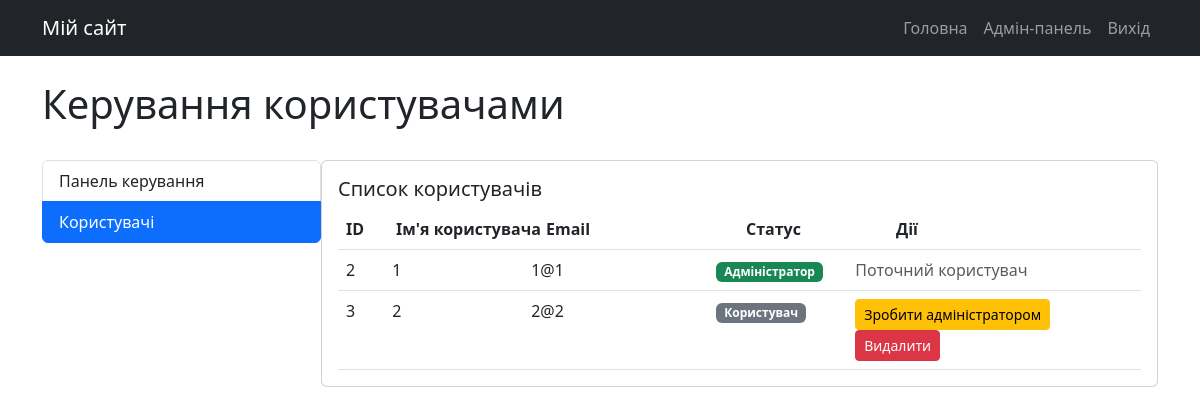
The app's page /admin/users (signed in), older data.
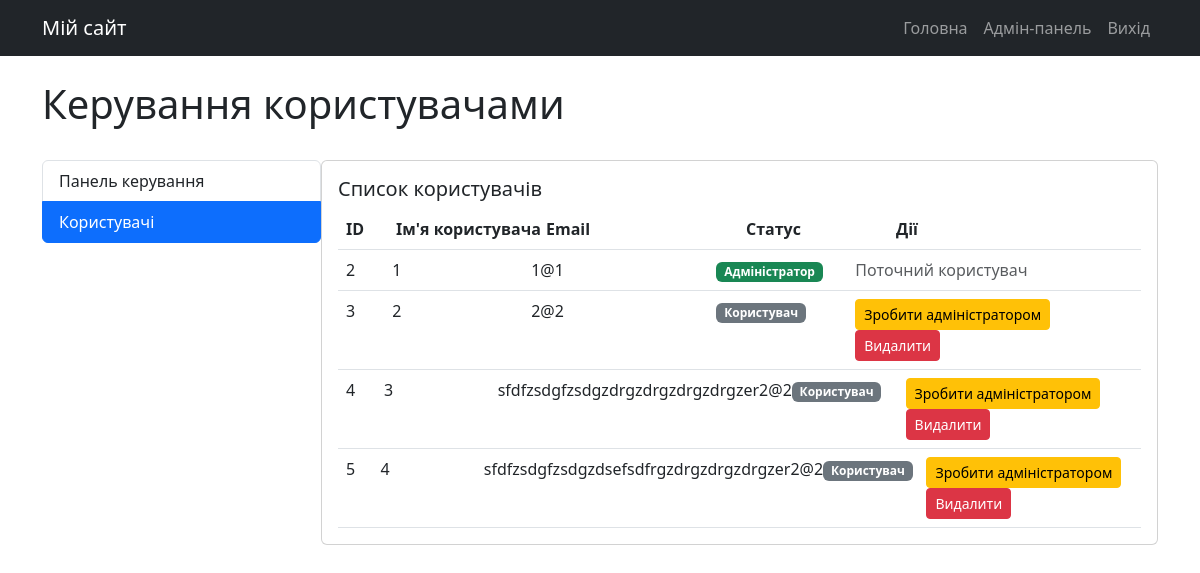
The same page, newer data.
### app.py (models this page shows, shortened)
class User(db.Model, UserMixin):
    id = db.Column(db.Integer, primary_key=True)
    username = db.Column(db.String(80), unique=True, nullable=False)
    email = db.Column(db.String(120), unique=True, nullable=False)
    password = db.Column(db.String(255), nullable=False)
    is_admin = db.Column(db.Boolean, default=False)

### app.py (the view)
@app.route('/admin/users')
@login_required
@admin_required
def admin_users():
    users = User.query.all()
    return render_template('admin/users.html', users=users)

### app.py (called while the page is built)
def admin_required(f):
    @wraps(f)
    def decorated_function(*args, **kwargs):
        if not current_user.is_authenticated or not current_user.is_admin:
            flash('Доступ заборонено. Потрібні права адміністратора.', 'danger')
            return redirect(url_for('login'))
        return f(*args, **kwargs)
    return decorated_function

@login_manager.user_loader
def load_user(user_id):
    return User.query.get(int(user_id))

### templates/admin/users.html (shortened to what this page needs)
{% extends "base.html" %}
{% block content %}
<div class="d-flex justify-content-between align-items-center mb-4">
    <h1>Керування користувачами</h1>
</div>
<div class="d-flex">
    <div class="flex-column mb-4" style="width: 25%;">
        <div class="list-group">
            <a href="{{ url_for('admin_panel') }}" class="list-group-item list-group-item-action">
                Панель керування
            </a>
            <a href="{{ url_for('admin_users') }}" class="list-group-item list-group-item-action active">
                Користувачі
            </a>
        </div>
    </div>
    <div style="width: 75%;">
        <div class="card">
            <div class="card-body">
                <h5 class="card-title">Список користувачів</h5>
                <div class="table-responsive" style="display: flex; flex-wrap: wrap; justify-content: space-between;">
                    <div class="d-flex p-2 border-bottom" style="font-weight: bold; width: 100%; justify-content: flex-start ;">
                        <div class="text-start" style="flex-basis: 50px;">ID</div>
                        <div class="text-start" style="flex-basis: 150px;">Ім'я користувача</div>
                        <div class="text-start" style="flex-basis: 200px;">Email</div>
                        <div class="text-start" style="flex-basis: 150px;">Статус</div>
                        <div class="text-start" style="flex-basis: 200px;">Дії</div>
                    </div>
                    {% for user in users %}
                    <div class="d-flex p-2 border-bottom" style="width: 100%; justify-content: flex-start;">
                        <div class="text-start" style="flex-basis: 50px;">{{ user.id }}</div>
                        <div class="text-start" style="flex-basis: 150px;">{{ user.username }}</div>
                        <div class="text-start" style="flex-basis: 200px;">{{ user.email }}</div>
                        <div class="text-start" style="flex-basis: 150px;">
                            {% if user.is_admin %}
                                <span class="badge bg-success">Адміністратор</span>
                            {% else %}
                                <span class="badge bg-secondary">Користувач</span>
                            {% endif %}
                        </div>
                        <div class="text-start" style="flex-basis: 300px;">
                            {% if user.id != current_user.id %}
                                <a href="{{ url_for('toggle_admin', user_id=user.id) }}" class="btn btn-sm btn-warning">
                                    {% if user.is_admin %}Зняти адміністратора{% else %}Зробити адміністратором{% endif %}
                                </a>
                                <a href="{{ url_for('delete_user', user_id=user.id) }}" class="btn btn-sm btn-danger"
                                   onclick="return confirm('Ви впевнені, що хочете видалити цього користувача?')">
                                    Видалити
                                </a>
                            {% else %}
                                <span class="text-muted">Поточний користувач</span>
                            {% endif %}
                        </div>
                    </div>
                    {% endfor %}
                </div>
            </div>
        </div>
    </div>
</div>
{% endblock %}

### templates/base.html (shortened to what this page needs)
<!DOCTYPE html>
<html lang="uk">
<head>
    <link href="https://cdn.jsdelivr.net/npm/bootstrap@5.3.0-alpha1/dist/css/bootstrap.min.css" rel="stylesheet">
</head>
<body>
    <nav class="navbar navbar-expand-lg navbar-dark bg-dark">
        <div class="container">
            <a class="navbar-brand" href="{{ url_for('home') }}">Мій сайт</a>
            <div class="collapse navbar-collapse" id="navbarNav">
                <ul class="navbar-nav ms-auto">
                    <li class="nav-item">
                        <a class="nav-link" href="{{ url_for('home') }}">Головна</a>
                    </li>
                    {% if current_user.is_authenticated %}
                        {% if current_user.is_admin %}
                        <li class="nav-item">
                            <a class="nav-link" href="{{ url_for('admin_panel') }}">Адмін-панель</a>
                        </li>
                        {% endif %}
                        <li class="nav-item">
                            <a class="nav-link" href="{{ url_for('logout') }}">Вихід</a>
                        </li>
                    {% endif %}
                </ul>
            </div>
        </div>
    </nav>
    <div class="container mt-4">
        {% block content %}{% endblock %}
    </div>
</body>
</html>

Row changes from the older to the newer data that the page shows:
added User: id "4", username "3", email "sfdfzsdgfzsdgzdrgzdrgzdrgzdrgzer2@2", is_admin "Користувач"
added User: id "5", username "4", email "sfdfzsdgfzsdgzdsefsdfrgzdrgzdrgzdrgzer2@2", is_admin "Користувач"
